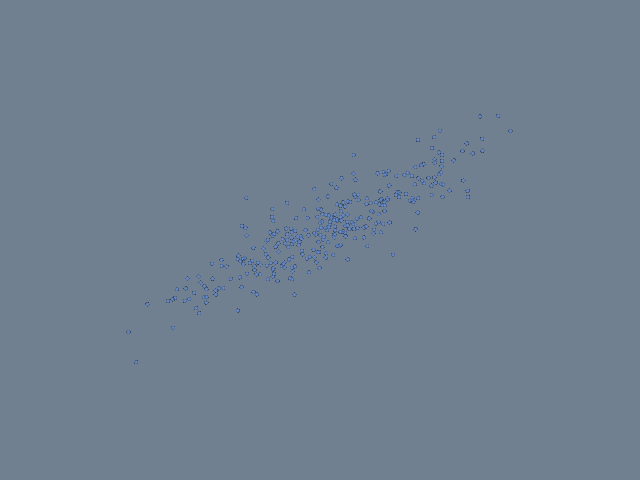

Recreate this plot in Python.
#!/usr/bin/env python

# Demonstrate vtkPCAStatistics to compute principal component axes of a 3D
# point cloud and display the axes as arrows overlaid on the data.

import random

# Factory overrides: importing these modules registers the OpenGL rendering
# and interaction style implementations for vtkRenderingCore factory classes.
import vtkmodules.vtkInteractionStyle  # noqa: F401
import vtkmodules.vtkRenderingOpenGL2  # noqa: F401

# VTK pipeline classes used in this example
from vtkmodules.vtkCommonCore import vtkFloatArray, vtkPoints
from vtkmodules.vtkCommonDataModel import vtkPolyData, vtkTable
from vtkmodules.vtkFiltersStatistics import vtkPCAStatistics
from vtkmodules.vtkFiltersSources import vtkArrowSource, vtkSphereSource
from vtkmodules.vtkRenderingCore import (
    vtkActor,
    vtkGlyph3DMapper,
    vtkPolyDataMapper,
    vtkRenderWindow,
    vtkRenderWindowInteractor,
    vtkRenderer,
)

# Colors (normalized RGB)
cornflower_blue_rgb = (0.392, 0.584, 0.929)
tomato_rgb = (0.980, 0.502, 0.447)
slate_gray_rgb = (0.439, 0.502, 0.565)

# Generate an elongated 3D Gaussian point cloud
random.seed(42)
n = 300
x_arr = vtkFloatArray()
x_arr.SetName("X")
y_arr = vtkFloatArray()
y_arr.SetName("Y")
z_arr = vtkFloatArray()
z_arr.SetName("Z")

points = vtkPoints()
for i in range(n):
    x = random.gauss(0, 2.0)
    y = random.gauss(0, 0.5) + 0.5 * x
    z = random.gauss(0, 0.3)
    x_arr.InsertNextValue(x)
    y_arr.InsertNextValue(y)
    z_arr.InsertNextValue(z)
    points.InsertNextPoint(x, y, z)

# PCA: compute principal components
table = vtkTable()
table.AddColumn(x_arr)
table.AddColumn(y_arr)
table.AddColumn(z_arr)

pca = vtkPCAStatistics()
pca.SetInputData(0, table)
pca.SetColumnStatus("X", 1)
pca.SetColumnStatus("Y", 1)
pca.SetColumnStatus("Z", 1)
pca.RequestSelectedColumns()
pca.SetLearnOption(True)
pca.SetDeriveOption(True)
pca.SetAssessOption(False)
pca.Update()

# Point cloud visualization
polydata = vtkPolyData()
polydata.SetPoints(points)

glyph_source = vtkSphereSource()
glyph_source.SetRadius(0.06)
glyph_source.SetPhiResolution(8)
glyph_source.SetThetaResolution(8)

mapper = vtkGlyph3DMapper()
mapper.SetInputData(polydata)
mapper.SetSourceConnection(glyph_source.GetOutputPort())
mapper.ScalingOff()

actor = vtkActor()
actor.SetMapper(mapper)
actor.GetProperty().SetColor(cornflower_blue_rgb)
actor.GetProperty().SetOpacity(0.6)

# Renderer: assemble the scene
renderer = vtkRenderer()
renderer.AddActor(actor)
renderer.SetBackground(slate_gray_rgb)

# Window: display the rendered scene
render_window = vtkRenderWindow()
render_window.AddRenderer(renderer)
render_window.SetWindowName("pca statistics")
render_window.SetMultiSamples(0)
render_window.SetSize(640, 480)

# Interactor: handle mouse and keyboard events
render_window_interactor = vtkRenderWindowInteractor()
render_window_interactor.SetRenderWindow(render_window)

# Launch the interactive visualization
render_window_interactor.Initialize()
render_window_interactor.Start()
